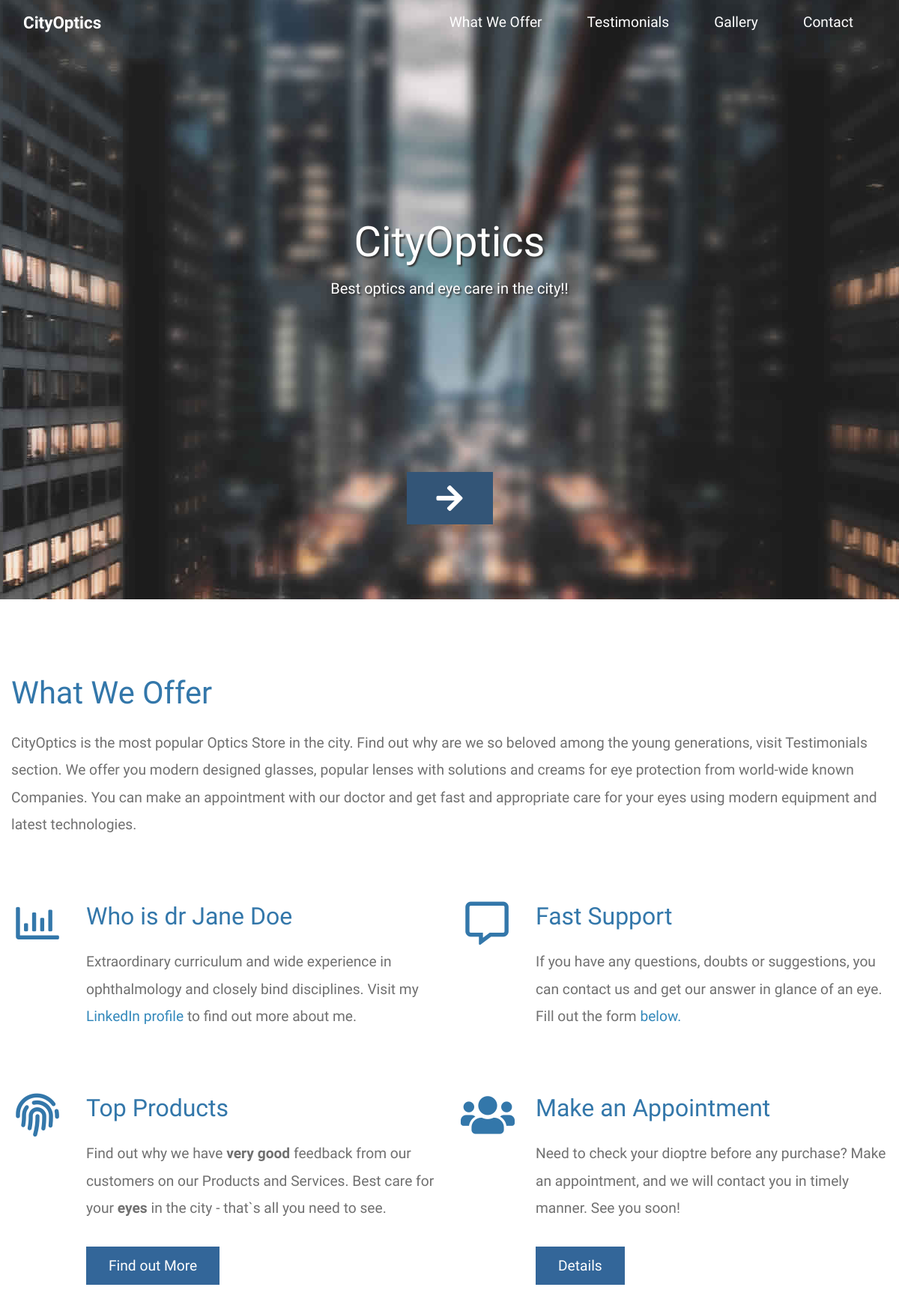
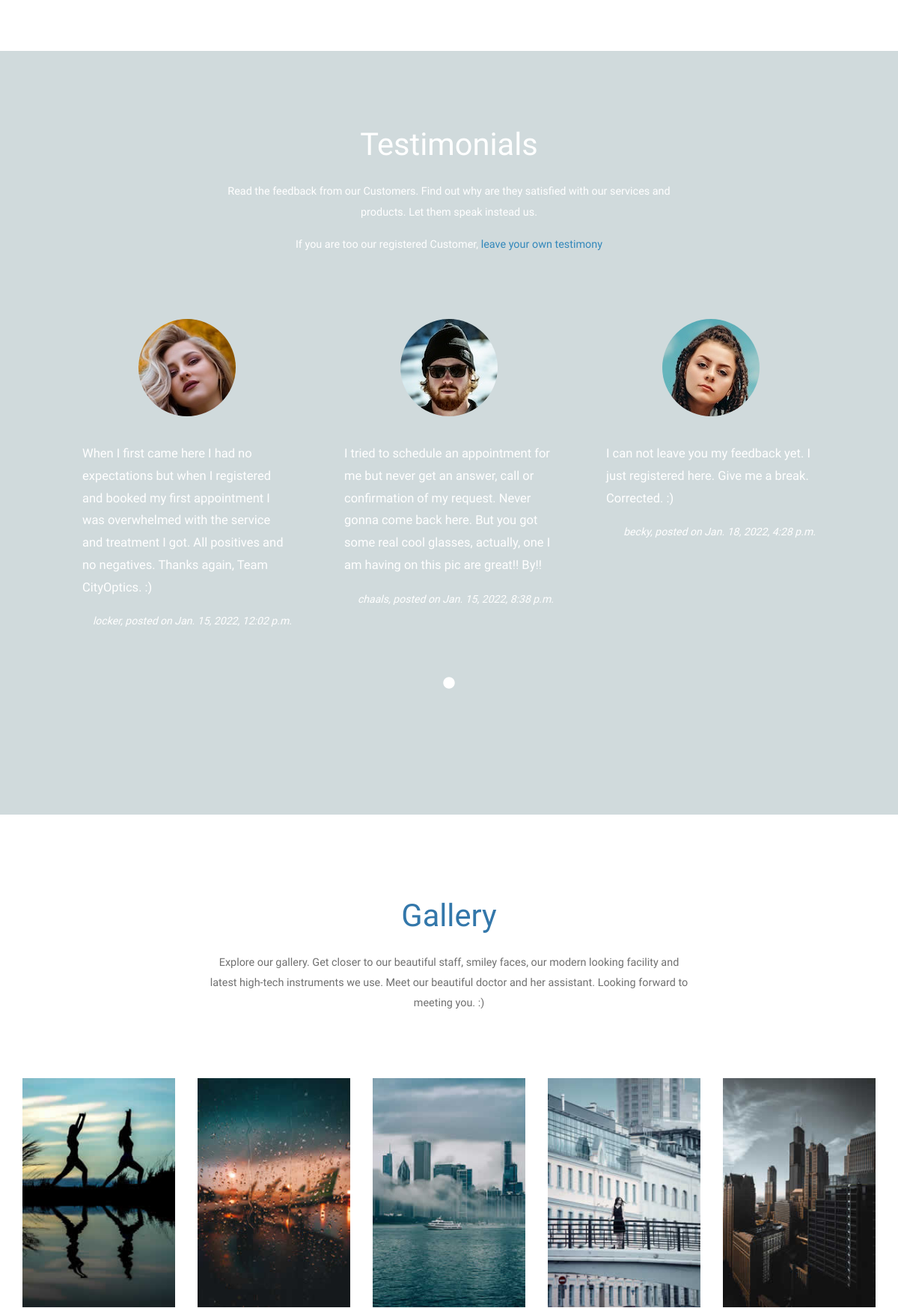
The page / (upper part) on the database its author committed (2 pictures, top to bottom).
### accounts/models.py (models this page shows, shortened)
class Testimony(models.Model):
    customer = models.OneToOneField(Customer, on_delete=models.CASCADE)
    comment = models.TextField(max_length=555)
    date_created = models.DateTimeField(auto_now_add=True)
    updated = models.DateTimeField(auto_now=True)
    approved = models.BooleanField(default=False)
    image = models.ImageField(default='cat.jpg', upload_to='feedback_pics')
    class Meta:
        verbose_name_plural = 'Testimonies'

class Customer(models.Model):
    user = models.OneToOneField(User, on_delete=models.CASCADE)
    slug = models.SlugField(blank=True, null=True)
    email = models.CharField(max_length=55, unique=True)
    phone = models.CharField(max_length=99, blank=True, null=True)
    created_on = models.DateTimeField(auto_now_add=True)
    discount_used = models.BooleanField(default=False)
    code = models.UUIDField(default=uuid.uuid4, editable=False, unique=True)
    def __str__(self):
        return self.user.username

### products/views.py (the view)
# urls.py: path('', views.index, name='index'),
def index(request):
    if request.method == "POST":
        name = request.POST['name']
        email = request.POST['email']
        message = request.POST['message']
        phone = request.POST['phone']
        context = {
            "name": name,
            "email": email,
            "message": message,
            "phone": phone,
            "object": "Contact",
        }
        return render(request, 'home.html', context)
    else:
        testimonials = Testimony.objects.filter(approved=True)
        context = {'testimonials': testimonials}
        return render(request, 'index.html', context)

### templates/index.html (shortened to what this page needs)
{% extends 'base.html' %}
{% load static %}
{% block content %}
<nav class="navbar navbar-expand-md tm-navbar" id="tmNav">
    <div class="container">
        <div class="tm-next">
            <a href="#infinite" class="navbar-brand">CityOptics</a>
        </div>
        <div class="collapse navbar-collapse" id="navbarSupportedContent">
            <ul class="navbar-nav ml-auto">
                <li class="nav-item">
                    <a class="nav-link tm-nav-link" href="#whatwedo">What We Offer</a>
                </li>
                <li class="nav-item">
                    <a class="nav-link tm-nav-link" href="#testimonials">Testimonials</a>
                </li>
                <li class="nav-item">
                    <a class="nav-link tm-nav-link" href="#gallery">Gallery</a>
                </li>
                <li class="nav-item">
                    <a class="nav-link tm-nav-link" href="#contact">Contact</a>
                </li>
            </ul>
        </div>
    </div>
</nav>
<section id="infinite" class="text-white tm-font-big tm-parallax">
    <div class="text-center tm-hero-text-container">
        <div class="tm-hero-text-container-inner">
            <h2 class="tm-hero-title">CityOptics</h2>
            <p class="tm-hero-subtitle">
                Best optics and eye care in the city!!
            </p>
        </div>
    </div>
    <div class="tm-next tm-intro-next">
        <a href="{% url 'city-optics' %}" class="text-center tm-down-arrow-link">
            <i class="fas fa-2x fa-arrow-right tm-down-arrow"></i>
        </a>
    </div>
</section>
<section id="whatwedo" class="tm-section-pad-top">
    <div class="container">
        <div class="row tm-content-box">
            <div class="col-lg-12 col-xl-12">
                <div class="tm-intro-text-container">
                    <h2 class="tm-text-primary mb-4 tm-section-title">What We Offer</h2>
                    <p class="mb-4 tm-intro-text">
                        CityOptics is the most popular Optics Store in the city. Find out why are we so beloved
                        among the young generations, visit Testimonials section.
                        We offer you modern designed glasses, popular lenses with
                        solutions and creams for eye protection from world-wide known Companies.
                        You can make an appointment with our doctor and get fast and appropriate care for your eyes
                        using modern equipment and latest technologies.
                </div>
            </div>
        </div>
        <div class="row tm-content-box">
            <div class="col-lg-1">
                <i class="far fa-3x fa-chart-bar text-center tm-icon"></i>
            </div>
            <div class="col-lg-5">
                <div class="tm-intro-text-container">
                    <h2 class="tm-text-primary mb-4">Who is dr Jane Doe</h2>
                    <p class="mb-4 tm-intro-text">
                        Extraordinary curriculum and wide experience in ophthalmology and closely
                        bind disciplines. Visit my
                        <a href="https://www.linkedin.com" target="_blank">
                            LinkedIn profile</a> to find out more about me.</p>
                </div>
            </div>
            <div class="col-lg-1">
                <i class="far fa-3x fa-comment-alt text-center tm-icon"></i>
            </div>
            <div class="col-lg-5">
                <div class="tm-intro-text-container">
                    <h2 class="tm-text-primary mb-4">Fast Support</h2>
                    <p class="mb-4 tm-intro-text">
                        If you have any questions, doubts or suggestions, you can contact us and get our answer in
                        glance of an eye. Fill out the form <a href="#contact">below.</a>
                </div>
            </div>
        </div>
        <div class="row tm-content-box">
            <div class="col-lg-1">
                <i class="fas fa-3x fa-fingerprint text-center tm-icon"></i>
            </div>
            <div class="col-lg-5">
                <div class="tm-intro-text-container">
                    <h2 class="tm-text-primary mb-4">Top Products</h2>
                    <p class="mb-4 tm-intro-text">
                        Find out why we have <strong>very good</strong> feedback from our customers on our Products and Services.
                        Best care for your <strong>eyes</strong> in the city - that`s all you need to see.
                    </p>
                    <div class="tm-continue">
                        <a href="{% url 'products' %}" class="tm-intro-text tm-btn-primary">Find out More</a>
                    </div>
                </div>
            </div>
            <div class="col-lg-1">
                <i class="fas fa-3x fa-users text-center tm-icon"></i>
            </div>
            <div class="col-lg-5">
                <div class="tm-intro-text-container">
                    <h2 class="tm-text-primary mb-4">Make an Appointment</h2>
                    <p class="mb-4 tm-intro-text">
                        Need to check your dioptre before any purchase? Make an appointment, and we
                        will contact you in timely manner. See you soon!
                    </p>
                    <div class="tm-continue">
                        <a href="{% url 'appointment' %}" class="tm-intro-text tm-btn-primary">Details</a>
                    </div>
                </div>
            </div>
        </div>
    </div>
</section>
<section id="testimonials" class="tm-section-pad-top tm-parallax-2">
    <div class="container tm-testimonials-content">
        <div class="row">
            <div class="col-lg-12 tm-content-box">
                <h2 class="text-white text-center mb-4 tm-section-title">Testimonials</h2>
                <p class="mx-auto tm-section-desc text-center">
                    Read the feedback from our Customers. Find out why are they satisfied with our services
                    and products. Let them speak instead us.
                </p>
                <p class="mx-auto tm-section-desc text-center">If you are too our registered Customer,
                    <a href="{% url 'testimony' %}">leave your own testimony</a></p>
                <div class="mx-auto tm-gallery-container tm-gallery-container-2">
                    <div class="tm-testimonials-carousel">
                        {% for testimony in testimonials %}
                        <figure class="tm-testimonial-item">
                            <img src="{{ testimony.image.url }}" alt="Image" class="img-fluid mx-auto">
                            <blockquote>{{testimony.comment}}
                            </blockquote>
                            <figcaption><small>{{testimony.customer}}, posted on {{testimony.date_created}}</small>
                            </figcaption>
                        </figure>
                        {% endfor %}
                    </div>
                </div>
            </div>
        </div>
    </div>
    <div class="tm-bg-overlay"></div>
</section>
<section id="gallery" class="tm-section-pad-top">
    <div class="container tm-container-gallery">
        <div class="row">
            <div class="text-center col-12">
                <h2 class="tm-text-primary tm-section-title mb-4">Gallery</h2>
                <p class="mx-auto tm-section-desc">
                    Explore our gallery. Get closer to our beautiful staff, smiley faces, our modern looking facility
                    and latest high-tech instruments we use. Meet our beautiful doctor and her assistant. Looking
                    forward to meeting you. :)
                </p>
            </div>
        </div>
        <div class="row">
            <div class="col-12">
                <div class="mx-auto tm-gallery-container">
                    <div class="grid tm-gallery">
                        <a href="{% static 'img/gallery-img-01.jpg' %}">
                            <figure class="effect-honey tm-gallery-item">
                                <img src="{% static 'img/gallery-tn-01.jpg' %}" alt="Image 1" class="img-fluid">
                                <figcaption>
                                    <h2><i>Physical Health <span>Exercise!</span></i></h2>
                                </figcaption>
                            </figure>
                        </a>
                        <a href="{% static 'img/gallery-img-02.jpg' %}">
                            <figure class="effect-honey tm-gallery-item">
                                <img src="{% static 'img/gallery-tn-02.jpg' %}" alt="Image 2" class="img-fluid">
                                <figcaption>
                                    <h2><i>Rain on Glass <span>Second Image</span></i></h2>
                                </figcaption>
                            </figure>
                        </a>
                        <a href="{% static 'img/gallery-img-03.jpg' %}">
                            <figure class="effect-honey tm-gallery-item">
                                <img src="{% static 'img/gallery-tn-03.jpg' %}" alt="Image 3" class="img-fluid">
                                <figcaption>
                                    <h2><i><span>Sea View</span> Mega City</i></h2>
                                </figcaption>
                            </figure>
                        </a>
                        <a href="{% static 'img/gallery-img-04.jpg' %}">
                            <figure class="effect-honey tm-gallery-item">
                                <img src="{% static 'img/gallery-tn-04.jpg' %}" alt="Image 4" class="img-fluid">
                                <figcaption>
                                    <h2><i>Dream Girl <span>Thoughts</span></i></h2>
                                </figcaption>
                            </figure>
                        </a>
                        <a href="{% static 'img/gallery-img-05.jpg' %}">
                            <figure class="effect-honey tm-gallery-item">
                                <img src="{% static 'img/gallery-tn-05.jpg' %}" alt="Image 5" class="img-fluid">
                                <figcaption>
                                    <h2><i><span>Workstation</span> Offices</i></h2>
                                </figcaption>
                            </figure>
                        </a>
                    </div>
                </div>
            </div>
        </div>
    </div>
</section>
{% endblock content %}

### rows shown on the page
Testimony: image (picture), comment "When I first came here I had no expectations but when I registered and booked my first appointment I was overwhelmed with the service and treatment I got. All positives and no negatives. Thanks again, Team CityOptics. :)", customer "locker", date_created "Jan. 15, 2022, 12:02 p.m."
Testimony: image (picture), comment "I tried to schedule an appointment for me but never get an answer, call or confirmation of my request. Never gonna come back here. But you got some real cool glasses, actually, one I am having on this pic are great!! By!!", customer "chaals", date_created "Jan. 15, 2022, 8:38 p.m."
Testimony: image (picture), comment "I can not leave you my feedback yet. I just registered here. Give me a break. Corrected. :)", customer "becky", date_created "Jan. 18, 2022, 4:28 p.m."
